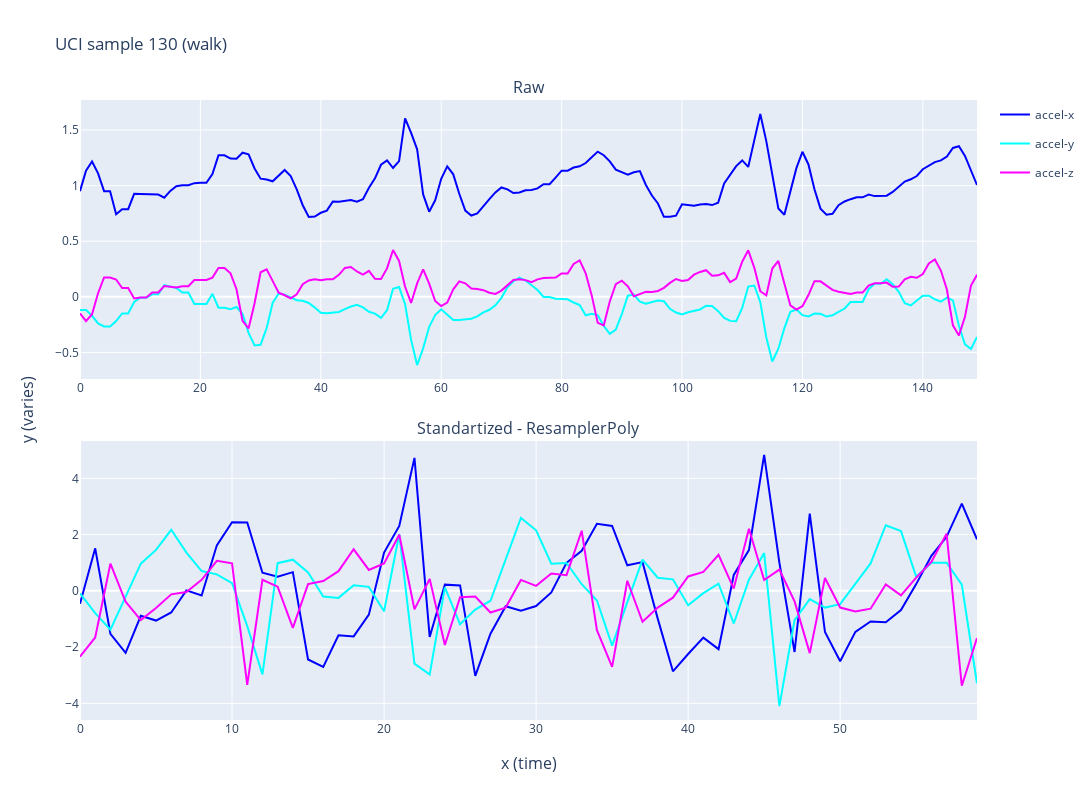
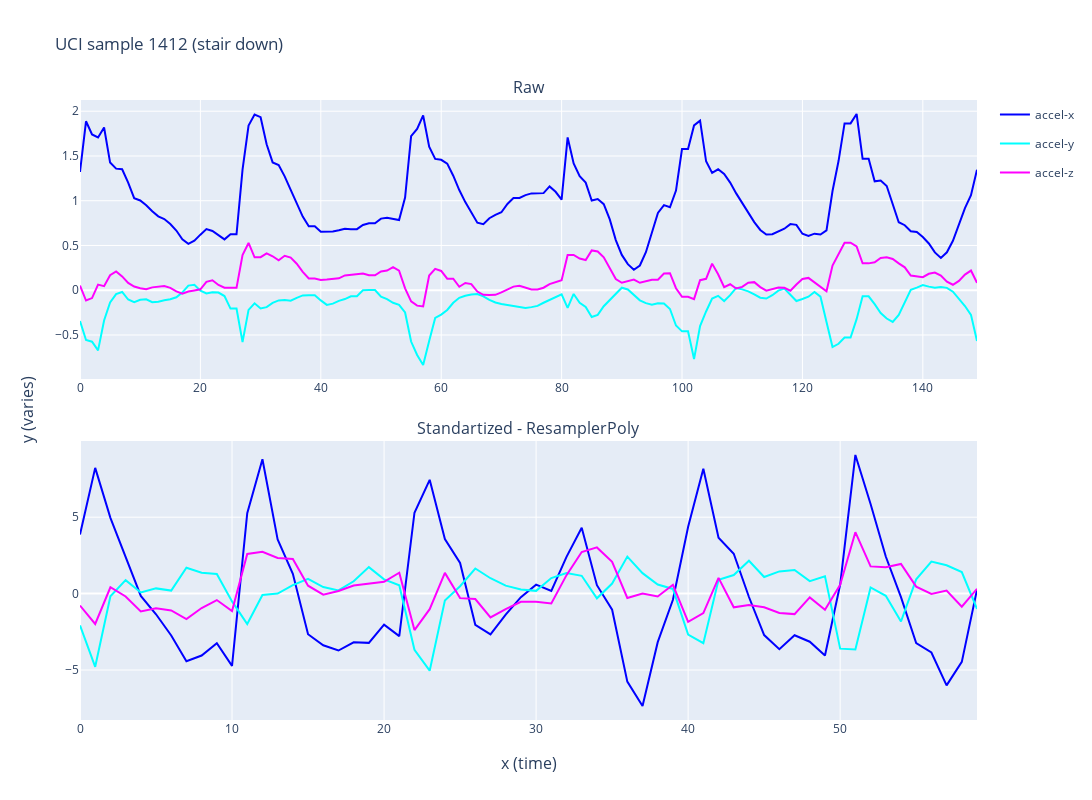
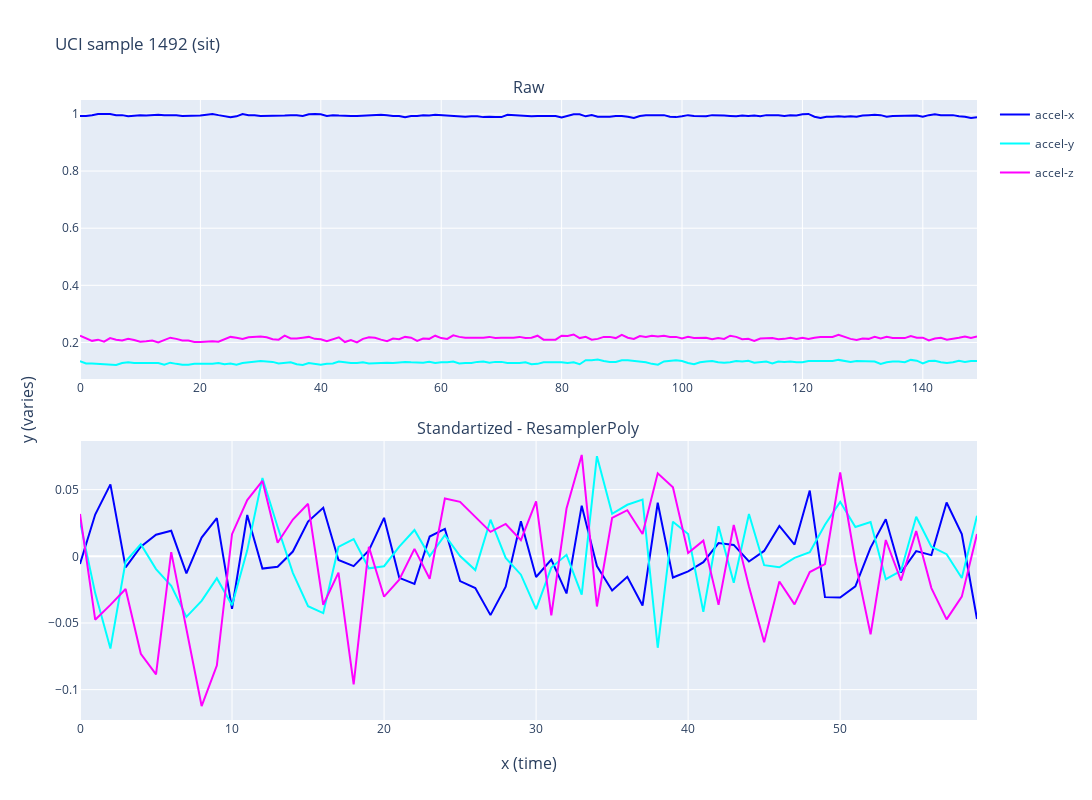
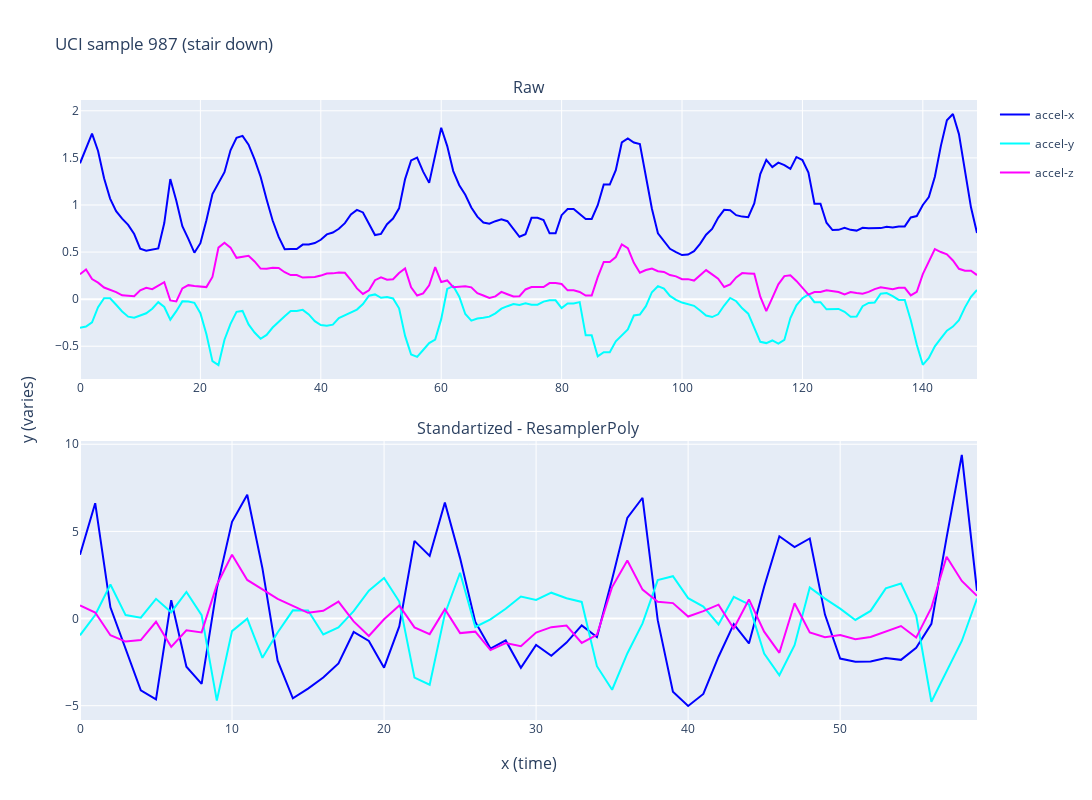

Notebook code cell kept with these figures, in order:
### Code cell
selected_samples = random.sample(range(len(train_raw)), 5)

for i in selected_samples:
    label = standartized_codes[train_raw[i][1]]

    fig = generate_plots(
        train_raw,
        train_processed,
        sample_no=i,
        windows=["accel-x", "accel-y", "accel-z"],
        height=800,
        width=1200,
        names=["Raw", "Standartized - ResamplerPoly"],
        vertical_spacing=0.1,
        title=f"UCI sample {i} ({label})",
        x_title="x (time)",
        y_title="y (varies)",
    )
    fig.show()

### Figure 1 — Plotly figure (JSON) as saved in the notebook; plotly's stock layout.template omitted (floating-point values rounded to 4 significant figures; data arrays with more than 128 entries replaced by an {"elided": "..."} marker saying what was removed)
{"data": [{"legendgroup": "0", "line": {"color": "blue"}, "mode": "lines", "name": "accel-x", "showlegend": true, "type": "scatter", "xaxis": "x", "y": {"elided": "150 float values"}, "yaxis": "y"}, {"legendgroup": "1", "line": {"color": "cyan"}, "mode": "lines", "name": "accel-y", "showlegend": true, "type": "scatter", "xaxis": "x", "y": {"elided": "150 float values"}, "yaxis": "y"}, {"legendgroup": "2", "line": {"color": "magenta"}, "mode": "lines", "name": "accel-z", "showlegend": true, "type": "scatter", "xaxis": "x", "y": {"elided": "150 float values"}, "yaxis": "y"}, {"legendgroup": "0", "line": {"color": "blue"}, "mode": "lines", "name": "accel-x", "showlegend": false, "type": "scatter", "xaxis": "x2", "y": [-0.457, 1.511, -1.528, -2.205, -0.8867, -1.058, -0.7695, 0.01754, -0.1648, 1.617, 2.439, 2.427, 0.6433, 0.5018, 0.663, -2.441, -2.703, -1.582, -1.62, -0.8491, 1.358, 2.307, 4.727, -1.641, 0.2187, 0.1904, -3.024, -1.525, -0.5478, -0.7063, -0.5406, -0.05719, 0.9953, 1.421, 2.38, 2.307, 0.9068, 1.02, -0.9891, -2.862, -2.247, -1.663, -2.075, 0.5641, 1.448, 4.83, 1.006, -2.174, 2.748, -1.466, -2.507, -1.458, -1.091, -1.115, -0.6864, 0.2374, 1.243, 1.919, 3.102, 1.83], "yaxis": "y2"}, {"legendgroup": "1", "line": {"color": "cyan"}, "mode": "lines", "name": "accel-y", "showlegend": false, "type": "scatter", "xaxis": "x2", "y": [-0.09256, -0.793, -1.385, -0.1966, 0.9658, 1.454, 2.169, 1.357, 0.7019, 0.5847, 0.2736, -1.256, -2.972, 0.9823, 1.107, 0.6547, -0.2023, -0.2516, 0.1993, 0.1404, -0.7269, 2.011, -2.588, -2.976, 0.1221, -1.19, -0.6671, -0.3526, 1.108, 2.588, 2.152, 0.9641, 0.9917, 0.2341, -0.346, -1.95, -0.402, 1.111, 0.4653, 0.4083, -0.5142, -0.08348, 0.2535, -1.161, 0.394, 1.341, -4.097, -1.046, -0.2935, -0.5966, -0.4732, 0.2316, 0.9733, 2.332, 2.123, 0.5043, 1.0, 1.0, 0.2162, -3.289], "yaxis": "y2"}, {"legendgroup": "2", "line": {"color": "magenta"}, "mode": "lines", "name": "accel-z", "showlegend": false, "type": "scatter", "xaxis": "x2", "y": [-2.342, -1.659, 0.9677, -0.389, -1.043, -0.6141, -0.1257, -0.04112, 0.3925, 1.065, 0.9765, -3.348, 0.3911, 0.1473, -1.318, 0.2384, 0.3459, 0.6978, 1.476, 0.7413, 0.9731, 1.992, -0.661, 0.4239, -1.928, -0.2269, -0.2001, -0.7719, -0.5964, 0.3868, 0.1774, 0.618, 0.5554, 2.136, -1.399, -2.704, 0.3586, -1.1, -0.5949, -0.2449, 0.51, 0.6741, 1.276, 0.07887, 2.209, 0.3858, 0.7556, -0.3777, -2.215, 0.4533, -0.5946, -0.7313, -0.6364, 0.2271, -0.1593, 0.4703, 1.03, 2.034, -3.375, -1.676], "yaxis": "y2"}], "layout": {"annotations": [{"font": {"size": 16}, "showarrow": false, "text": "Raw", "x": 0.5, "xanchor": "center", "xref": "paper", "y": 1, "yanchor": "bottom", "yref": "paper"}, {"font": {"size": 16}, "showarrow": false, "text": "Standartized - ResamplerPoly", "x": 0.5, "xanchor": "center", "xref": "paper", "y": 0.45, "yanchor": "bottom", "yref": "paper"}, {"font": {"size": 16}, "showarrow": false, "text": "x (time)", "x": 0.5, "xanchor": "center", "xref": "paper", "y": 0, "yanchor": "top", "yref": "paper", "yshift": -30}, {"font": {"size": 16}, "showarrow": false, "text": "y (varies)", "textangle": -90, "x": 0, "xanchor": "right", "xref": "paper", "xshift": -40, "y": 0.5, "yanchor": "middle", "yref": "paper"}], "height": 800, "title": {"text": "UCI sample 130 (walk)"}, "width": 1200, "xaxis": {"anchor": "y", "domain": [0, 1]}, "xaxis2": {"anchor": "y2", "domain": [0, 1]}, "yaxis": {"anchor": "x", "domain": [0.55, 1]}, "yaxis2": {"anchor": "x2", "domain": [0, 0.45]}}}

### Figure 2 — Plotly figure (JSON) as saved in the notebook; plotly's stock layout.template omitted (floating-point values rounded to 4 significant figures; data arrays with more than 128 entries replaced by an {"elided": "..."} marker saying what was removed)
{"data": [{"legendgroup": "0", "line": {"color": "blue"}, "mode": "lines", "name": "accel-x", "showlegend": true, "type": "scatter", "xaxis": "x", "y": {"elided": "150 float values"}, "yaxis": "y"}, {"legendgroup": "1", "line": {"color": "cyan"}, "mode": "lines", "name": "accel-y", "showlegend": true, "type": "scatter", "xaxis": "x", "y": {"elided": "150 float values"}, "yaxis": "y"}, {"legendgroup": "2", "line": {"color": "magenta"}, "mode": "lines", "name": "accel-z", "showlegend": true, "type": "scatter", "xaxis": "x", "y": {"elided": "150 float values"}, "yaxis": "y"}, {"legendgroup": "0", "line": {"color": "blue"}, "mode": "lines", "name": "accel-x", "showlegend": false, "type": "scatter", "xaxis": "x2", "y": [3.87, 8.226, 4.959, 2.391, -0.1499, -1.352, -2.742, -4.425, -4.051, -3.246, -4.728, 5.267, 8.791, 3.551, 1.294, -2.66, -3.378, -3.724, -3.19, -3.223, -2.031, -2.784, 5.293, 7.442, 3.571, 2.006, -2.041, -2.667, -1.378, -0.2331, 0.5836, 0.1708, 2.404, 4.311, 0.5515, -1.051, -5.759, -7.357, -3.176, -0.4055, 4.371, 8.168, 3.657, 2.61, -0.2229, -2.713, -3.638, -2.725, -3.148, -4.049, 0.5948, 9.072, 5.862, 2.426, -0.2346, -3.241, -3.851, -6.004, -4.469, 0.2535], "yaxis": "y2"}, {"legendgroup": "1", "line": {"color": "cyan"}, "mode": "lines", "name": "accel-y", "showlegend": false, "type": "scatter", "xaxis": "x2", "y": [-2.084, -4.788, -0.1701, 0.8833, 0.07238, 0.3416, 0.1965, 1.692, 1.366, 1.285, -0.5108, -1.994, -0.09003, 0.005973, 0.557, 0.9656, 0.4263, 0.2069, 0.8037, 1.732, 0.9297, 0.5478, -3.674, -5.042, -0.4584, 0.4798, 1.641, 1.005, 0.522, 0.269, 0.1802, 1.015, 1.346, 1.166, -0.3094, 0.6561, 2.423, 1.338, 0.5967, 0.3068, -2.675, -3.241, 0.9021, 1.215, 2.15, 1.084, 1.455, 1.542, 0.8147, 1.13, -3.602, -3.649, 0.4031, -0.1469, -1.826, 0.9352, 2.094, 1.852, 1.412, -1.001], "yaxis": "y2"}, {"legendgroup": "2", "line": {"color": "magenta"}, "mode": "lines", "name": "accel-z", "showlegend": false, "type": "scatter", "xaxis": "x2", "y": [-0.7791, -1.988, 0.4155, -0.1867, -1.17, -0.9657, -1.101, -1.663, -0.9431, -0.4218, -1.14, 2.594, 2.731, 2.327, 2.268, 0.5165, -0.06746, 0.1684, 0.533, 0.6525, 0.776, 1.369, -2.389, -1.019, 1.356, -0.2959, -0.3567, -1.555, -1.009, -0.5331, -0.5402, -0.6465, 1.208, 2.722, 3.023, 2.077, -0.2862, 0.00268, -0.1844, 0.5788, -1.844, -1.274, 1.03, -0.8966, -0.7528, -0.8893, -1.265, -1.342, -0.251, -1.058, 0.5714, 4.02, 1.782, 1.726, 1.943, 0.4569, -0.01873, 0.2036, -0.8601, 0.315], "yaxis": "y2"}], "layout": {"annotations": [{"font": {"size": 16}, "showarrow": false, "text": "Raw", "x": 0.5, "xanchor": "center", "xref": "paper", "y": 1, "yanchor": "bottom", "yref": "paper"}, {"font": {"size": 16}, "showarrow": false, "text": "Standartized - ResamplerPoly", "x": 0.5, "xanchor": "center", "xref": "paper", "y": 0.45, "yanchor": "bottom", "yref": "paper"}, {"font": {"size": 16}, "showarrow": false, "text": "x (time)", "x": 0.5, "xanchor": "center", "xref": "paper", "y": 0, "yanchor": "top", "yref": "paper", "yshift": -30}, {"font": {"size": 16}, "showarrow": false, "text": "y (varies)", "textangle": -90, "x": 0, "xanchor": "right", "xref": "paper", "xshift": -40, "y": 0.5, "yanchor": "middle", "yref": "paper"}], "height": 800, "title": {"text": "UCI sample 1412 (stair down)"}, "width": 1200, "xaxis": {"anchor": "y", "domain": [0, 1]}, "xaxis2": {"anchor": "y2", "domain": [0, 1]}, "yaxis": {"anchor": "x", "domain": [0.55, 1]}, "yaxis2": {"anchor": "x2", "domain": [0, 0.45]}}}

### Figure 3 — Plotly figure (JSON) as saved in the notebook; plotly's stock layout.template omitted (floating-point values rounded to 4 significant figures; data arrays with more than 128 entries replaced by an {"elided": "..."} marker saying what was removed)
{"data": [{"legendgroup": "0", "line": {"color": "blue"}, "mode": "lines", "name": "accel-x", "showlegend": true, "type": "scatter", "xaxis": "x", "y": {"elided": "150 float values"}, "yaxis": "y"}, {"legendgroup": "1", "line": {"color": "cyan"}, "mode": "lines", "name": "accel-y", "showlegend": true, "type": "scatter", "xaxis": "x", "y": {"elided": "150 float values"}, "yaxis": "y"}, {"legendgroup": "2", "line": {"color": "magenta"}, "mode": "lines", "name": "accel-z", "showlegend": true, "type": "scatter", "xaxis": "x", "y": {"elided": "150 float values"}, "yaxis": "y"}, {"legendgroup": "0", "line": {"color": "blue"}, "mode": "lines", "name": "accel-x", "showlegend": false, "type": "scatter", "xaxis": "x2", "y": [-0.005769, 0.03136, 0.05396, -0.008311, 0.007203, 0.01616, 0.01914, -0.01275, 0.01405, 0.02859, -0.03934, 0.03098, -0.009174, -0.007868, 0.003552, 0.02611, 0.0364, -0.002772, -0.007383, 0.004439, 0.02887, -0.01615, -0.0207, 0.01485, 0.02055, -0.01858, -0.02381, -0.04411, -0.02275, 0.02624, -0.01553, -0.002429, -0.02786, 0.038, -0.007308, -0.02558, -0.0154, -0.0369, 0.04017, -0.01593, -0.01135, -0.00444, 0.009933, 0.008535, -0.00386, 0.004032, 0.02278, 0.0088, 0.04932, -0.03062, -0.0309, -0.02247, 0.006537, 0.02783, -0.01214, 0.003895, 0.0009054, 0.04039, 0.01676, -0.04705], "yaxis": "y2"}, {"legendgroup": "1", "line": {"color": "cyan"}, "mode": "lines", "name": "accel-y", "showlegend": false, "type": "scatter", "xaxis": "x2", "y": [0.02589, -0.02762, -0.06919, -0.003931, 0.009057, -0.009595, -0.02214, -0.04539, -0.0334, -0.0164, -0.03665, 0.004474, 0.0587, 0.02196, -0.01238, -0.03741, -0.04258, 0.007028, 0.01286, -0.008986, -0.007418, 0.007204, 0.01973, 0.0001373, 0.01591, 0.0002276, -0.01035, 0.02747, -0.001225, -0.01378, -0.03966, -0.008434, 0.001113, -0.02875, 0.07509, 0.03193, 0.03865, 0.04251, -0.0686, 0.02599, 0.01667, -0.04171, 0.02255, -0.0198, 0.03178, -0.006653, -0.008236, -0.001127, 0.003064, 0.02369, 0.04085, 0.02193, 0.0257, -0.01715, -0.01096, 0.02962, 0.007244, 0.001581, -0.01622, 0.0304], "yaxis": "y2"}, {"legendgroup": "2", "line": {"color": "magenta"}, "mode": "lines", "name": "accel-z", "showlegend": false, "type": "scatter", "xaxis": "x2", "y": [0.0318, -0.04755, -0.03646, -0.02455, -0.07309, -0.08857, 0.003138, -0.05417, -0.1123, -0.082, 0.0166, 0.04218, 0.05667, 0.01022, 0.02756, 0.03938, -0.03632, -0.01224, -0.09605, 0.007073, -0.03028, -0.01745, 0.005564, -0.01683, 0.04334, 0.04082, 0.0298, 0.01833, 0.02425, 0.01215, 0.04128, -0.04432, 0.03584, 0.07602, -0.03762, 0.02881, 0.03456, 0.01669, 0.06223, 0.05169, 0.002487, 0.01178, -0.03644, 0.02345, -0.02261, -0.06451, -0.01884, -0.03609, -0.01181, -0.005877, 0.06285, -0.004089, -0.05854, 0.01223, -0.01812, 0.01891, -0.02386, -0.04726, -0.03025, 0.01679], "yaxis": "y2"}], "layout": {"annotations": [{"font": {"size": 16}, "showarrow": false, "text": "Raw", "x": 0.5, "xanchor": "center", "xref": "paper", "y": 1, "yanchor": "bottom", "yref": "paper"}, {"font": {"size": 16}, "showarrow": false, "text": "Standartized - ResamplerPoly", "x": 0.5, "xanchor": "center", "xref": "paper", "y": 0.45, "yanchor": "bottom", "yref": "paper"}, {"font": {"size": 16}, "showarrow": false, "text": "x (time)", "x": 0.5, "xanchor": "center", "xref": "paper", "y": 0, "yanchor": "top", "yref": "paper", "yshift": -30}, {"font": {"size": 16}, "showarrow": false, "text": "y (varies)", "textangle": -90, "x": 0, "xanchor": "right", "xref": "paper", "xshift": -40, "y": 0.5, "yanchor": "middle", "yref": "paper"}], "height": 800, "title": {"text": "UCI sample 1492 (sit)"}, "width": 1200, "xaxis": {"anchor": "y", "domain": [0, 1]}, "xaxis2": {"anchor": "y2", "domain": [0, 1]}, "yaxis": {"anchor": "x", "domain": [0.55, 1]}, "yaxis2": {"anchor": "x2", "domain": [0, 0.45]}}}

### Figure 4 — Plotly figure (JSON) as saved in the notebook; plotly's stock layout.template omitted (floating-point values rounded to 4 significant figures; data arrays with more than 128 entries replaced by an {"elided": "..."} marker saying what was removed)
{"data": [{"legendgroup": "0", "line": {"color": "blue"}, "mode": "lines", "name": "accel-x", "showlegend": true, "type": "scatter", "xaxis": "x", "y": {"elided": "150 float values"}, "yaxis": "y"}, {"legendgroup": "1", "line": {"color": "cyan"}, "mode": "lines", "name": "accel-y", "showlegend": true, "type": "scatter", "xaxis": "x", "y": {"elided": "150 float values"}, "yaxis": "y"}, {"legendgroup": "2", "line": {"color": "magenta"}, "mode": "lines", "name": "accel-z", "showlegend": true, "type": "scatter", "xaxis": "x", "y": {"elided": "150 float values"}, "yaxis": "y"}, {"legendgroup": "0", "line": {"color": "blue"}, "mode": "lines", "name": "accel-x", "showlegend": false, "type": "scatter", "xaxis": "x2", "y": [3.666, 6.62, 0.647, -1.732, -4.119, -4.634, 1.053, -2.762, -3.751, 1.734, 5.551, 7.099, 2.883, -2.416, -4.578, -4.02, -3.384, -2.572, -0.7689, -1.281, -2.817, -0.4499, 4.459, 3.596, 6.66, 3.468, -0.1963, -1.723, -1.255, -2.828, -1.517, -2.131, -1.377, -0.3888, -1.06, 2.262, 5.778, 6.931, -0.09323, -4.193, -5.02, -4.324, -2.189, -0.3137, -1.428, 1.828, 4.722, 4.104, 4.594, 0.2283, -2.297, -2.484, -2.459, -2.267, -2.369, -1.678, -0.3024, 4.642, 9.387, 1.591], "yaxis": "y2"}, {"legendgroup": "1", "line": {"color": "cyan"}, "mode": "lines", "name": "accel-y", "showlegend": false, "type": "scatter", "xaxis": "x2", "y": [-0.9599, 0.2031, 1.95, 0.1984, 0.04668, 1.129, 0.3646, 1.525, 0.196, -4.709, -0.721, -0.002812, -2.253, -0.797, 0.4718, 0.4638, -0.9158, -0.5032, 0.4287, 1.603, 2.329, 0.977, -3.389, -3.796, 0.2668, 2.627, -0.4821, -0.05067, 0.5649, 1.264, 1.07, 1.484, 1.168, 0.9545, -2.734, -4.084, -2.002, -0.2774, 2.206, 2.429, 1.171, 0.6848, -0.3343, 1.24, 0.8093, -2.011, -3.256, -1.53, 1.788, 1.146, 0.5664, -0.07944, 0.4377, 1.732, 2.009, 0.1702, -4.772, -3.043, -1.286, 1.148], "yaxis": "y2"}, {"legendgroup": "2", "line": {"color": "magenta"}, "mode": "lines", "name": "accel-z", "showlegend": false, "type": "scatter", "xaxis": "x2", "y": [0.7565, 0.3473, -0.9555, -1.32, -1.237, -0.1858, -1.621, -0.676, -0.7952, 1.929, 3.666, 2.214, 1.674, 1.134, 0.729, 0.3311, 0.4484, 0.9749, -0.1608, -1.002, -0.0377, 0.747, -0.5031, -0.8941, 0.5374, -0.8345, -0.7522, -1.807, -1.408, -1.583, -0.8015, -0.4944, -0.3974, -1.401, -0.9325, 1.808, 3.332, 1.661, 0.9581, 0.8866, 0.1183, 0.4243, 0.7979, -0.57, 1.098, -0.7518, -1.966, 0.8766, -0.7921, -1.069, -0.948, -1.185, -1.053, -0.7445, -0.4269, -1.091, 0.6273, 3.551, 2.16, 1.305], "yaxis": "y2"}], "layout": {"annotations": [{"font": {"size": 16}, "showarrow": false, "text": "Raw", "x": 0.5, "xanchor": "center", "xref": "paper", "y": 1, "yanchor": "bottom", "yref": "paper"}, {"font": {"size": 16}, "showarrow": false, "text": "Standartized - ResamplerPoly", "x": 0.5, "xanchor": "center", "xref": "paper", "y": 0.45, "yanchor": "bottom", "yref": "paper"}, {"font": {"size": 16}, "showarrow": false, "text": "x (time)", "x": 0.5, "xanchor": "center", "xref": "paper", "y": 0, "yanchor": "top", "yref": "paper", "yshift": -30}, {"font": {"size": 16}, "showarrow": false, "text": "y (varies)", "textangle": -90, "x": 0, "xanchor": "right", "xref": "paper", "xshift": -40, "y": 0.5, "yanchor": "middle", "yref": "paper"}], "height": 800, "title": {"text": "UCI sample 987 (stair down)"}, "width": 1200, "xaxis": {"anchor": "y", "domain": [0, 1]}, "xaxis2": {"anchor": "y2", "domain": [0, 1]}, "yaxis": {"anchor": "x", "domain": [0.55, 1]}, "yaxis2": {"anchor": "x2", "domain": [0, 0.45]}}}
